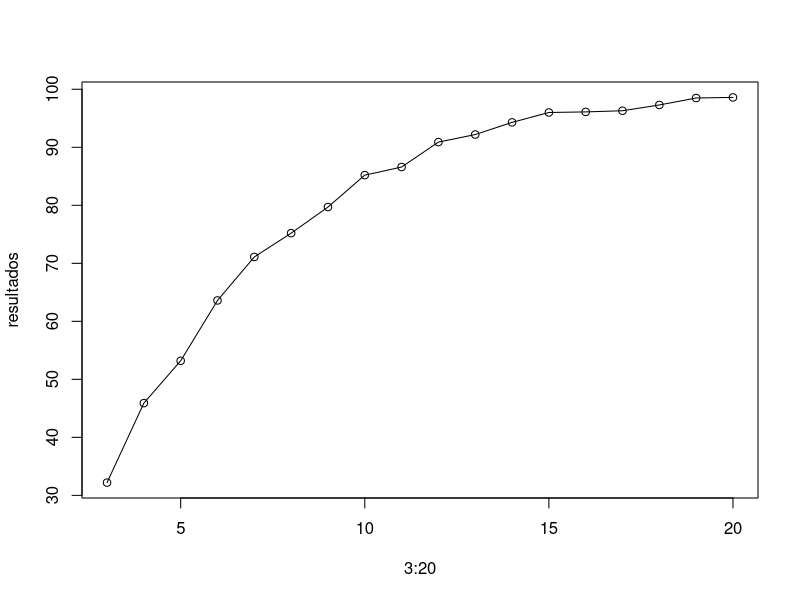

This figure's R source:
library(tidyverse)

faca_simulacoes <- function(n.rep = 3, n.sims = 1000, desvio = 30){
  signif <- 0
  for(sim in 1:n.sims){
    doses <- c(seq(0, 100, by = 15), 100)
    dados <- expand.grid(Doses = doses, Rep = 1:n.rep)
    beta <- .3
    alpha <- 100
    erros <- rnorm(n = nrow(dados), sd = desvio)
    
    dados$Fit <- alpha + beta * dados$Doses
    dados$Cresc <- dados$Fit + erros
    
    modelo <- lm(Cresc ~ Doses, data = dados)
    sumario <- summary(modelo)
    p <- sumario$coefficients[2, 4]
    if(p <= 0.05){
      signif <- signif + 1
    }
  }
  prob_positivo <- 100 * signif / n.sims
  return(prob_positivo)
}


set.seed(27072020)
resultados <- map_dbl(3:20, faca_simulacoes)


plot(y = resultados, x = 3:20)
lines(y = resultados, x = 3:20)
